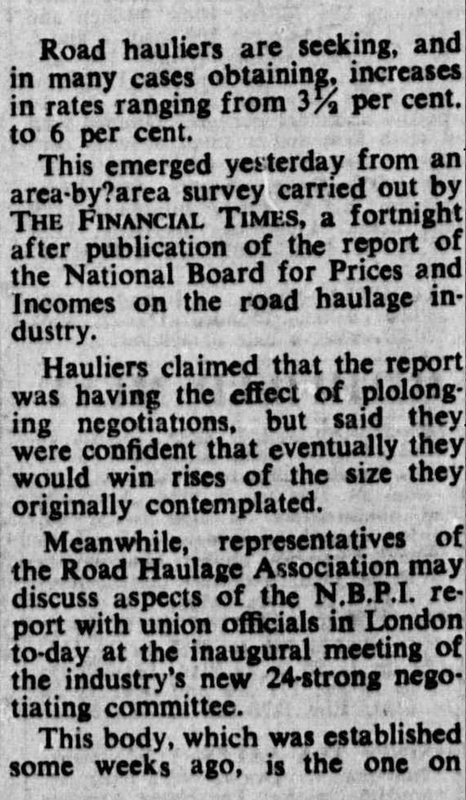
#> input picture ai-f20-m4/6. Computer Vision/04. Kernels, callbacks and thresholding/img/text.png, 466 x 800 px, shrunk from 861 x 1479 before the run
$ jupyter execute Thresholding.ipynb   (shell and % lines are left out)
#> lines starting #> are read from the running program, lines starting #| are printed output that depends on the picture
# Computer Vision Thresholding

[cell 1]
import cv2
import numpy as np
import matplotlib.pyplot as plt
plt.rcParams['image.cmap'] = 'gray'

[cell 2]
# Load an image and apply all types of thresholding that openCV offers (like thresh_binary, thresh_trunc, tozero, etc)
# Display the original image as well as the thresholded images

[Hint](# "cv2.threshold(img, threshold, max_value, cv2.THRESH_BINARY)")

[cell 3]
# Adjust the values and types to try to isolate the regions of interests the best way possible
# eliminating as much noise as possible
# Display the original image as well as the thresholded images

[cell 4]
# Repeat the above operations with a different image

[cell 5]
# cv2.threshold will always return 2 values, can you guess what the first value corresponds to?
# print the values to screen and try to see what they correspond to

[cell 6]
# Given this image
text_img = cv2.imread('img/text.png', cv2.IMREAD_GRAYSCALE)
#> text_img is the input picture: shape (800, 466); min 0, max 241, mean 141.4
plt.figure(figsize = (20,15))
plt.imshow(text_img);

[cell 7]
# Clean it up so it looks like similar to this
text_clean_img = cv2.imread('img/clean-text.jpg', cv2.IMREAD_GRAYSCALE)
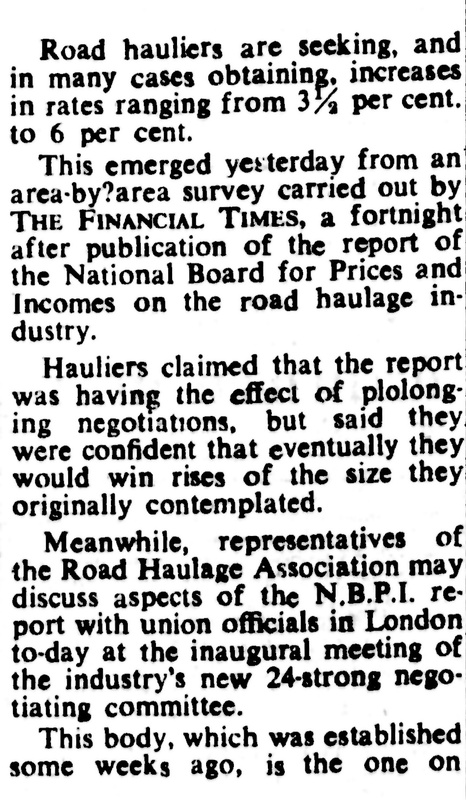
#> input picture ai-f20-m4/6. Computer Vision/04. Kernels, callbacks and thresholding/img/clean-text.jpg, 466 x 800 px, shrunk from 861 x 1479 before the run
#> text_clean_img is the input picture: shape (800, 466); min 0, max 255, mean 195
plt.figure(figsize = (20,15))
plt.imshow(text_clean_img);

[cell 8]
# Clean up the image text_img and display it here, feel free to use everything you have learn so far

[cell 9]
# Can you also do the same with this one?
dark_notes = cv2.imread('img/notes.png', cv2.IMREAD_GRAYSCALE)
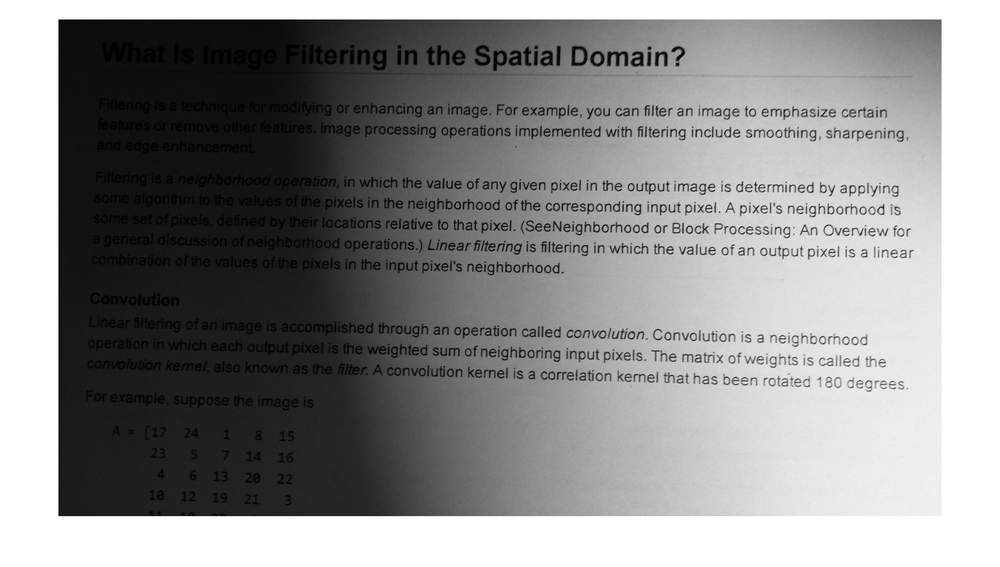
#> input picture ai-f20-m4/6. Computer Vision/04. Kernels, callbacks and thresholding/img/notes.png, 1000 x 567 px, shrunk from 1848 x 1048 before the run
#> dark_notes is the input picture: shape (567, 1000); min 0, max 255, mean 143
plt.figure(figsize = (20,15))
plt.imshow(dark_notes);
